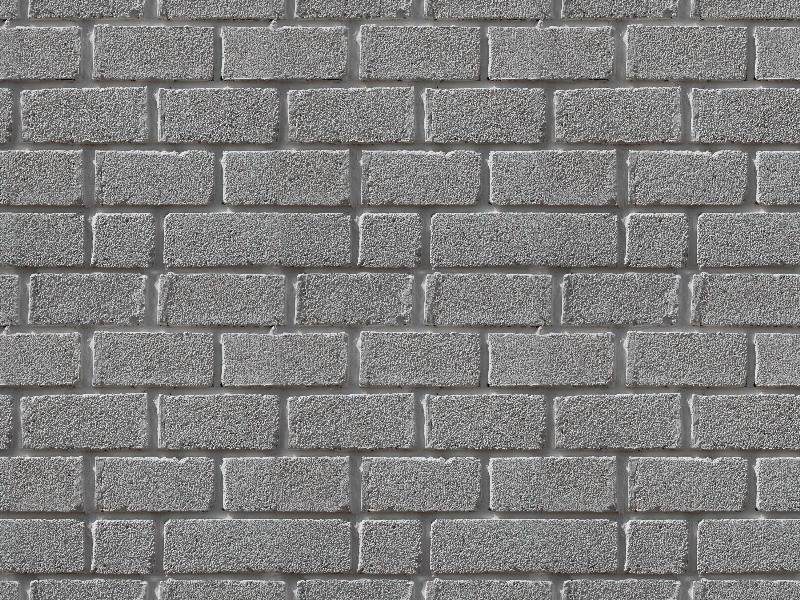
#> input picture hafta4_odev3/duvar.jpeg, 800 x 600 px
$ python main.py   (older library calls are emulated)
#> lines starting #> are read from the running program, lines starting #| are printed output that depends on the picture
import cv2
import numpy as np

resim = cv2.imread("duvar.jpeg", 0)
#> resim: shape (600, 800); min 0, max 247, mean 127.2
cv2.imshow("Orijinal Resim", resim)

yumusamis = cv2.GaussianBlur(resim, (3, 3), 0)
cv2.imshow("Gauss Filtresi", yumusamis)

yatay = np.array([
    [-1, -2, -1],
    [ 0,  0,  0],
    [ 1,  2,  1]
])

dikey = np.array([
    [-1,  0,  1],
    [-2,  0,  2],
    [-1,  0,  1]
])

sonuc1 = cv2.filter2D(yumusamis, cv2.CV_32F, yatay)
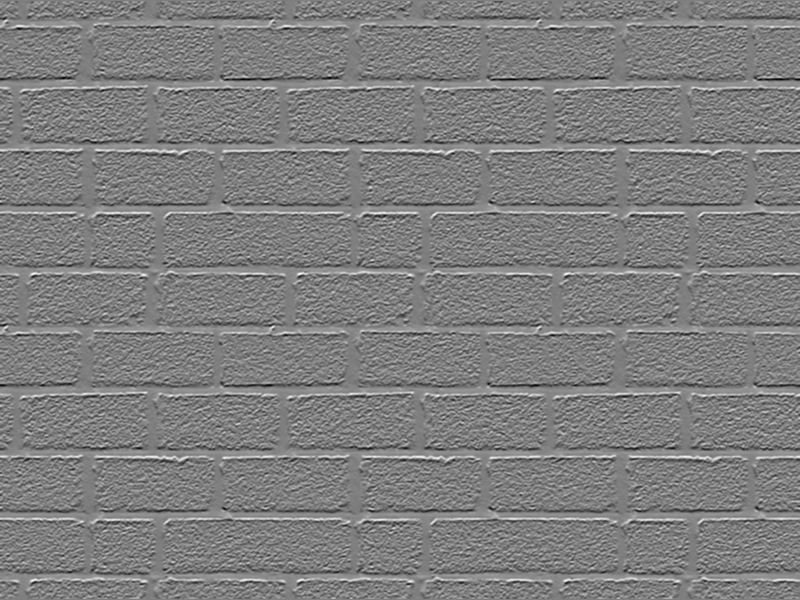
#> sonuc1: shape (600, 800) float32; min -410, max 413, mean 0; drawn with min black and max white
sonuc1 = cv2.convertScaleAbs(sonuc1)
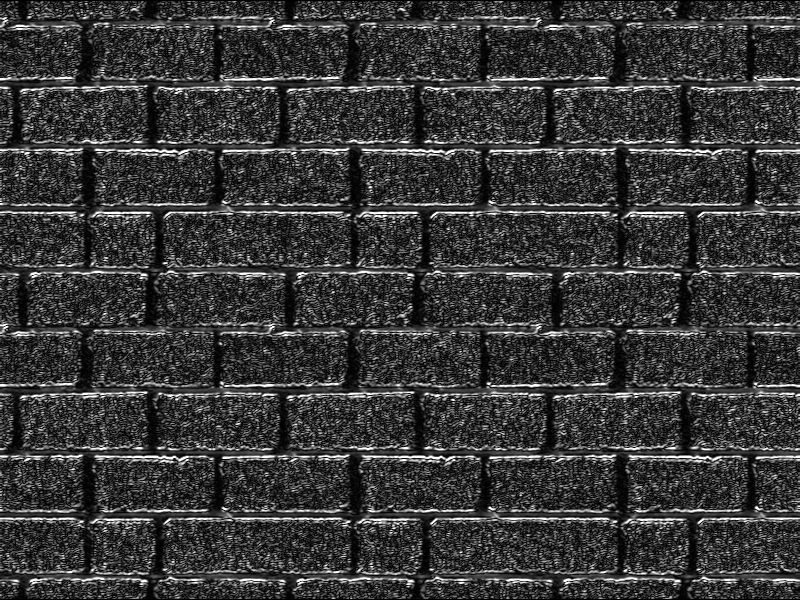
#> sonuc1: shape (600, 800); min 0, max 255, mean 56.5

sonuc2 = cv2.filter2D(yumusamis, cv2.CV_32F, dikey)
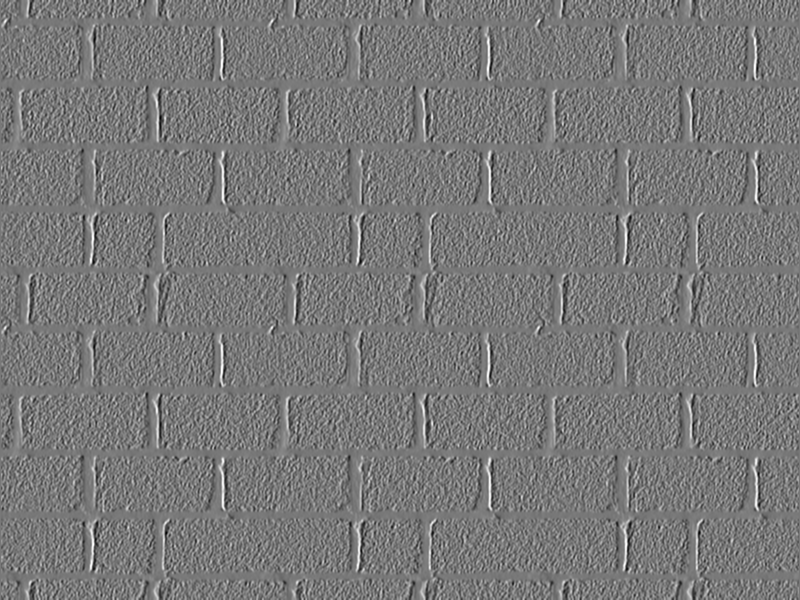
#> sonuc2: shape (600, 800) float32; min -351, max 390, mean 0; drawn with min black and max white
sonuc2 = cv2.convertScaleAbs(sonuc2)
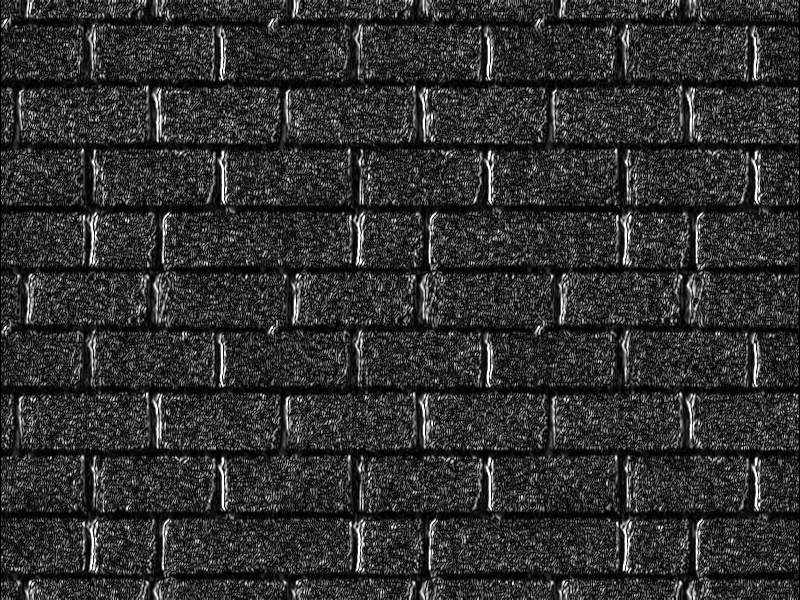
#> sonuc2: shape (600, 800); min 0, max 255, mean 47.6

cv2.imshow("Yatay Sobel", sonuc1)
cv2.imshow("Dikey Sobel", sonuc2)

cv2.waitKey(0)
